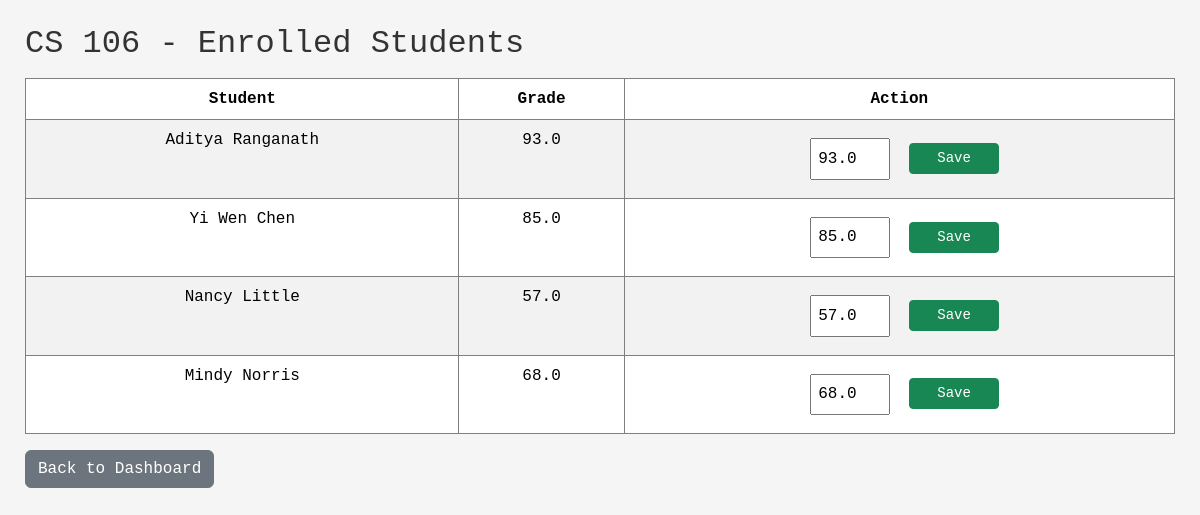
/professor/course/5 (signed in), run on the app's committed database.
### Lab 08/models.py (models this page shows, shortened)
class Course(db.Model):
    __tablename__ = 'courses'
    id = db.Column(db.Integer, primary_key=True)
    name = db.Column(db.String(100), nullable=False)
    description = db.Column(db.Text, nullable=True)
    capacity = db.Column(db.Integer, nullable=False, default=30)
    teacher_id = db.Column(db.Integer, db.ForeignKey('teachers.id'), nullable=False)
    enrollments = db.relationship('Enrollment', backref='course', lazy=True)

class Student(db.Model):
    __tablename__ = 'students'
    id = db.Column(db.Integer, primary_key=True)
    name = db.Column(db.String(100), nullable=False)
    email = db.Column(db.String(100), unique=True, nullable=False)
    password_hash = db.Column(db.String(200), nullable=False)
    enrollments = db.relationship('Enrollment', backref='student', lazy=True)

class Enrollment(db.Model):
    __tablename__ = 'enrollments'
    id = db.Column(db.Integer, primary_key=True)
    student_id = db.Column(db.Integer, db.ForeignKey('students.id'), nullable=False)
    course_id = db.Column(db.Integer, db.ForeignKey('courses.id'), nullable=False)
    grade = db.Column(db.Float, nullable=True)
    __table_args__ = (
        db.UniqueConstraint('student_id', 'course_id', name='unique_enrollment'),
    )

### Lab 08/app.py (the view)
@app.route('/professor/course/<int:course_id>')
def view_course(course_id):
    if 'user_id' not in session or session.get('role') != 'teacher':
        return redirect(url_for('teacher_login'))
    teacher_id = session['user_id']
    course = Course.query.get_or_404(course_id)
    if course.teacher_id != teacher_id:
        return "Unauthorized", 403
    enrollments = Enrollment.query.filter_by(course_id=course_id).join(Student).all()
    student_data = []
    for enrollment in enrollments:
        student_data.append({
            'id': enrollment.student.id,
            'name': enrollment.student.name,
            'grade': enrollment.grade
        })
    return render_template(
        'professor_course.html',
        course=course,
        students=student_data
    )

### Lab 08/templates/professor_course.html (shortened to what this page needs)
<!DOCTYPE html>
<html lang="en">
<head>
    <link href="https://cdn.jsdelivr.net/npm/bootstrap@5.3.2/dist/css/bootstrap.min.css" rel="stylesheet">
    <link rel="stylesheet" href="/static/css/style.css">
</head>
<body>
<h2>{{ course.name }} - Enrolled Students</h2>
<table class="table table-striped">
  <thead>
    <tr>
      <th>Student</th>
      <th>Grade</th>
      <th>Action</th>
    </tr>
  </thead>
  <tbody>
    {% for student in students %}
    <tr>
      <td>{{ student.name }}</td>
      <td>{{ student.grade or 'Not graded' }}</td>
      <td>
        <input type="number" id="grade-{{ student.id }}" value="{{ student.grade or '' }}" style="width: 80px;">
        <button class="btn btn-sm btn-success" onclick="updateGrade({{ course.id }}, {{ student.id }})">Save</button>
      </td>
    </tr>
    {% endfor %}
  </tbody>
</table>
<button class="btn btn-secondary" onclick="window.location.href='/teacher/dashboard'">
    Back to Dashboard
</button>
</body>
</html>

### Lab 08/static/css/style.css (style rules this page uses)
body { margin: 25px; background-color: whitesmoke; color: #333; font-family: 'Courier New', Courier, monospace; }
input { margin: 10px; padding: 6.7px; }
button { background-color: green; color: white; border: none; padding: 8px 12px; border-radius: 5px; cursor: pointer; }
table { width: 100%; border-collapse: collapse; margin-top: 15px; background-color: white; }
th, td { border: 1px solid gray; padding: 10px; text-align: center; }
th { background-color: green; color: white; }
.btn { min-width: 90px; }

### data on the page
Course: name "CS 106"
Student: name "Aditya Ranganath"
Enrollment: grade "93.0", grade "93.0"
Student: name "Yi Wen Chen"
Enrollment: grade "85.0", grade "85.0"
Student: name "Nancy Little"
Enrollment: grade "57.0", grade "57.0"
Student: name "Mindy Norris"
Enrollment: grade "68.0", grade "68.0"
